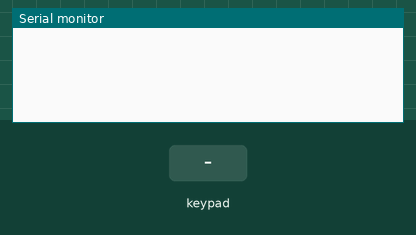
Simulated run of this sketch. Board: Arduino Uno, built with avr-gcc and run on an emulated ATmega328P. Shown: the last lines printed to the serial monitor. Wiring (inferred from the names in the program): 4×4 keypad with keys 1 2 3 A 4 5 6 B 7 8 9 C * 0 # D: rows pin 6, pin 7, pin 8, pin 9; columns pin 2, pin 3, pin 4, pin 5. The test bench sets the inputs (shaded band).

Above: at 1.2 s.
1.3 s: key '1' pressed
At 1.8 s:
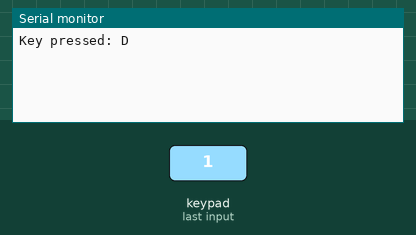
2.8 s: keypad keys 9 8 7 6 pressed 0.4 s apart
At 5.2 s:
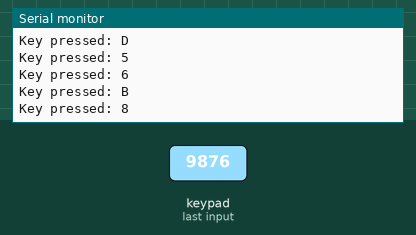
5.9 s: key '2' pressed
At 6.6 s:
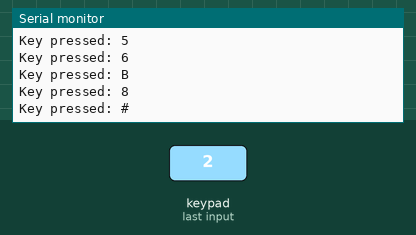
7.4 s: keypad keys 9 8 7 6 * pressed 0.4 s apart
At 10.1 s:
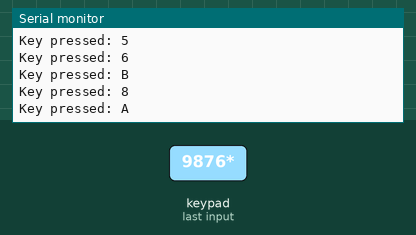
10.9 s: key 'A' pressed
At 11.5 s:
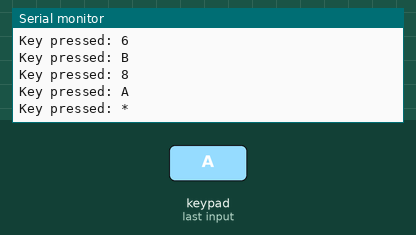
12.4 s: keypad keys 5 4 3 2 pressed 0.4 s apart
At 13.06 s:
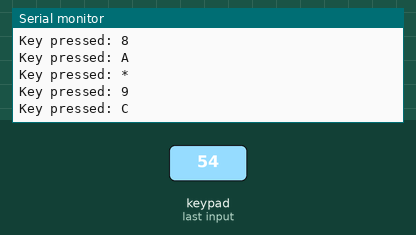
Timing chart, 0 to 15.4 s (numbered marks = the images above; inputs shaded):
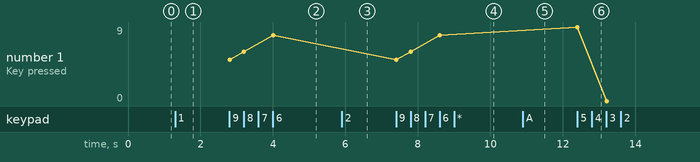

Measured:
- after the input at 1.3 s, the serial monitor: prints a new line at once (image 1)
- after the input at 2.8 s, the serial monitor: prints a new line at once (image 2)
- after the input at 5.9 s, the serial monitor: prints a new line at once (image 3)
- after the input at 7.4 s, the serial monitor: prints a new line at once (image 4)
- after the input at 10.9 s, the serial monitor: prints a new line at once (image 5)
- after the input at 12.4 s, the serial monitor: prints a new line at once (image 6)
- plotted number 1: 8 → 0 after the input at 12.4 s

The sketch:

membran-keypad.ino
```cpp
char keyPadChars[4][4] = {
  {'1','2','3','A'},
  {'4','5','6','B'},
  {'7','8','9','C'},
  {'*','0','#','D'}
};

byte rowPins[] = {9, 8, 7, 6};
byte colPins[] = {5, 4, 3, 2};

char previousKeyPressed;
char currentKeyPressed;
unsigned long latestKeyPressedTime = 0;

void setup(){
  Serial.begin(9600);

  // iterate over keypad characters and print them to Serial
  /*
  for(byte rowIdx = 0; rowIdx < sizeof(keyPadChars) / sizeof(keyPadChars[0]); rowIdx++) {
    for(byte colIdx = 0; colIdx < sizeof(keyPadChars[0]) / sizeof(keyPadChars[0][0]); colIdx++) {
      Serial.println(keyPadChars[rowIdx][colIdx]);
    }
  }
  */

  // initialize all pins
  for(byte rowIdx = 0; rowIdx < (sizeof(rowPins) / sizeof(rowPins[0])); rowIdx++) {
    pinMode(rowPins[rowIdx], OUTPUT);
    digitalWrite(rowPins[rowIdx], LOW);
  }

  for(byte colIdx = 0; colIdx < (sizeof(colPins) / sizeof(colPins[0])); colIdx++) {
    pinMode(colPins[colIdx], INPUT_PULLUP);
  }

}

void loop(){

  if((millis() - latestKeyPressedTime) > 10) {
    determineCurrentKeyPressed();

    if(currentKeyPressed != previousKeyPressed) {
      Serial.print("Key pressed: ");
      Serial.println(currentKeyPressed);
      previousKeyPressed = currentKeyPressed;
    }

    latestKeyPressedTime = millis();
  }
}

void determineCurrentKeyPressed() {

  int lowColPinIdx = -1;

  // Column pins are configured in INPUT_PULLUP mode.
  // Row pins are configured in LOW mode.
  // Once a button is pressed the corresponding column pin will enter LOW status.
  for(byte colIdx = 0; colIdx < sizeof(colPins) / sizeof(colPins[0]); colIdx++) {
    if(digitalRead(colPins[colIdx]) == LOW && lowColPinIdx == -1) {
      lowColPinIdx = colIdx;
      break;
    }
  }

  int rowPinIdx = -1;

  if(lowColPinIdx != -1) {
    // Currently a button is pressed and we know the column index in the pin array.
    // Probe the row pins by switch them from LOW to HIGH.
    // On each probe check if the column pin is still LOW.
    // We found the button in case the column pin changes to HIGH.
    for(byte rowIdx = 0; rowIdx < sizeof(rowPins) / sizeof(rowPins[0]); rowIdx++) {
      digitalWrite(rowPins[rowIdx], HIGH);

      if(digitalRead(colPins[lowColPinIdx]) == HIGH && rowPinIdx == -1) {
        rowPinIdx = rowIdx;
      }

      digitalWrite(rowPins[rowIdx], LOW);

      if(rowPinIdx != -1) {
        break;
      }
    }
  } else {
    // Either no button was ever pressed or previous button pressed was released.
    // By reset next two variables we make sure that the same button can be pressed again
    // and it will be detected by the program.
    currentKeyPressed = 0;
    previousKeyPressed = 0;
  }

  if(lowColPinIdx != -1 && rowPinIdx != -1) {
    currentKeyPressed = keyPadChars[rowPinIdx] [lowColPinIdx];
  }
}
```
